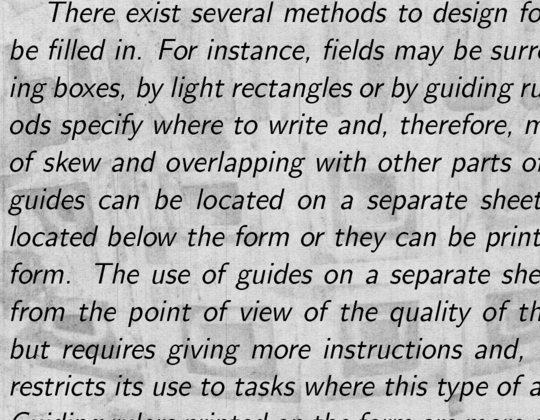
#> input picture Data/train/104.png, 540 x 420 px, found by its file name
$ jupyter execute --allow-errors Static_Channels.ipynb
#> lines starting #> are read from the running program, lines starting #| are printed output that depends on the picture; after the words box and inside, x2 and y2 are one past the last pixel; in counts of white or black regions, pixels touching at a corner belong together
<a href="https://colab.research.google.com/github/yuxuan123/DenoisingDirtyDocuments/blob/master/Static_Channels.ipynb" target="_parent"></a>

Import Libraries

[cell 1]
import warnings
warnings.filterwarnings("ignore")
import os
from pathlib import Path
import numpy as np

import cv2
from google.colab.patches import cv2_imshow
import pandas as pd
import xgboost as xgb

[cell 2]
root_path = 'DenoisingDirtyDocuments/Data'
train = root_path + '/train'
train_cleaned = root_path + '/train_cleaned'
test = root_path + '/test'
in_dir = test
out_dir = in_dir+'_out'

in_imgs = sorted(in_dir+'/'+x for x in os.listdir(in_dir))

## Median Filtering

[cell 3]
import os
from google.colab.patches import cv2_imshow

def load_images_from_folder(folder):
#> called with folder = 'DenoisingDirtyDocuments/Data/train'
    images = []
    for filename in os.listdir(folder):
        img = cv2.imread(os.path.join(folder,filename))
#> img is the input picture: shape (420, 540, 3); min 0, max 233, mean 179.2
        if img is not None:
            images.append(img)
    return images

imgs = load_images_from_folder(train)
#> imgs = 1 item
med_imgs = []

for img in imgs:
  median = cv2.medianBlur(img, 11)
  median_out = cv2.bitwise_not(cv2.subtract(median, img))
  med_imgs.append(median_out)
  compare = np.concatenate([img, median, median_out], axis=1) #side by side comparison
#> this loop made 1 pass
#> pass 1, `median = cv2.medianBlur(img, 11)`:
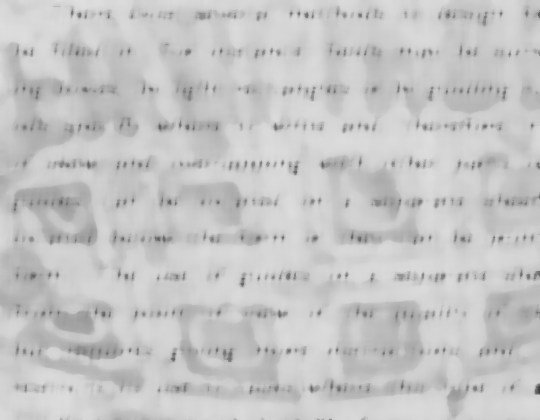
#> median: shape (420, 540, 3); min 60, max 223, mean 197.4
#> pass 1, `median_out = cv2.bitwise_not(cv2.subtract(median, img))`:
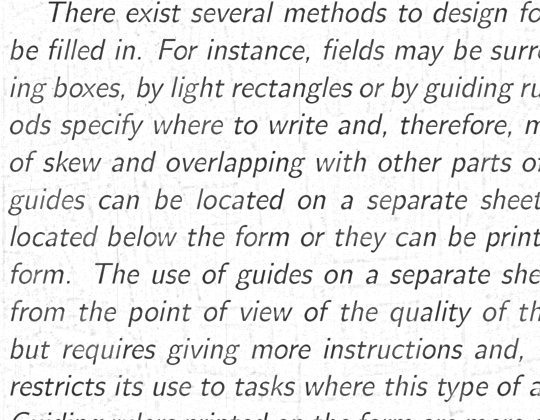
#> median_out: shape (420, 540, 3); min 37, max 255, mean 232.2
#> pass 1, `compare = np.concatenate([img, median, median_out], axis=1)`:
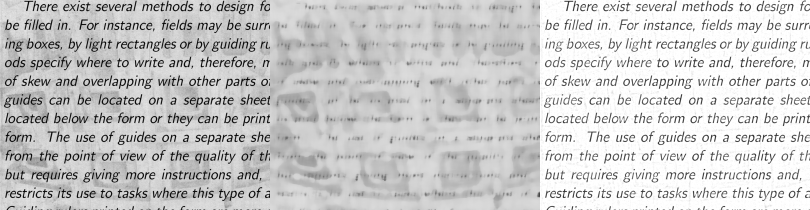
#> compare: shape (420, 1620, 3) (shown at 1/2 size); min 0, max 255, mean 202.9
#> after the loop, med_imgs = 1 item

cv2_imshow(compare)

## Edge Detection, Dilation, Erosion

[cell 4]
import matplotlib.pyplot as plt

edde_imgs = []
plt.rcParams["figure.figsize"] = (20, 15)

for img in imgs:
  kernel = np.ones((2,2),np.uint8)
  edges = cv2.bitwise_not(cv2.Canny(img, 200, 400))
  erosion = cv2.erode(edges,kernel,iterations = 1)
  dilation = cv2.dilate(erosion,kernel,iterations = 1)
  edde_imgs.append(dilation)
#> this loop made 1 pass
#> kernel on pass 1: [[1, 1], [1, 1]]
#> pass 1, `edges = cv2.bitwise_not(cv2.Canny(img, 200, 400))`:
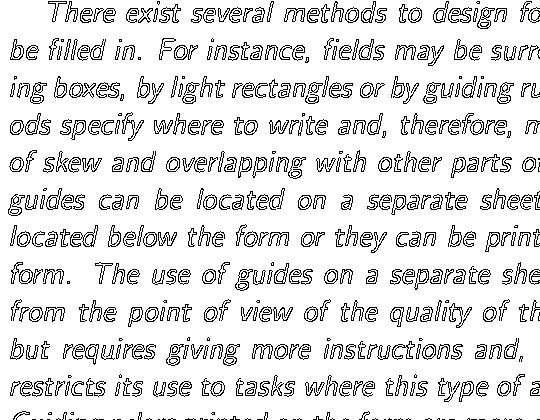
#> edges: shape (420, 540); 88% white; black in thin lines or dots
#> pass 1, `erosion = cv2.erode(edges,kernel,iterations = 1)`:
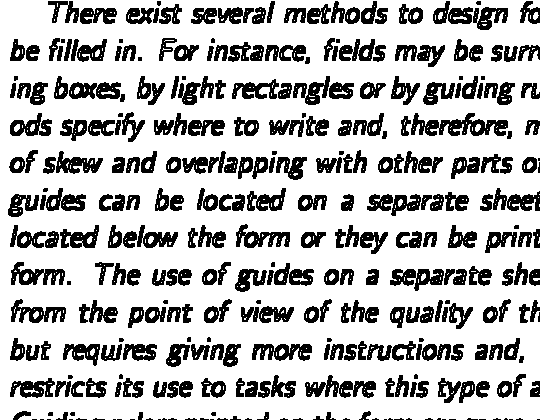
#> erosion: shape (420, 540); 74.4% white; 327 black regions (73 under 20 px), largest, box (x1, y1, x2, y2) and area: (411, 113, 508, 136) 1138, (305, 375, 376, 398) 803, (390, 269, 444, 291) 662
#> pass 1, `dilation = cv2.dilate(erosion,kernel,iterations = 1)`:
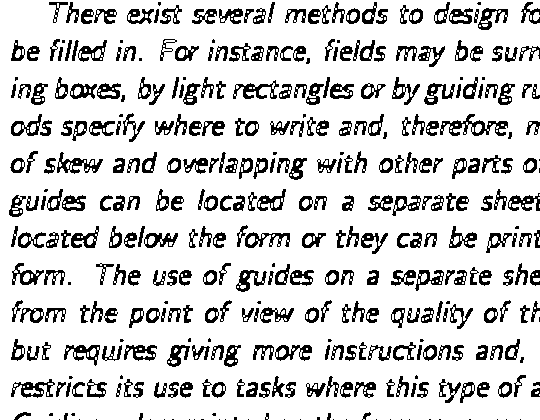
#> dilation: shape (420, 540); 82.7% white; 386 black regions (67 under 20 px), largest, box (x1, y1, x2, y2) and area: (440, 114, 508, 136) 551, (57, 152, 103, 174) 375, (11, 379, 55, 398) 348
#> after the loop, edde_imgs = 1 item

titles = ['Original Image', 'Erosion', 'Dilation']
images = [img, erosion, dilation]
for i in range(3):
    plt.subplot(2,2,i+1),plt.imshow(images[i],'gray')
    plt.title(titles[i])
    plt.xticks([]),plt.yticks([])
plt.show()
